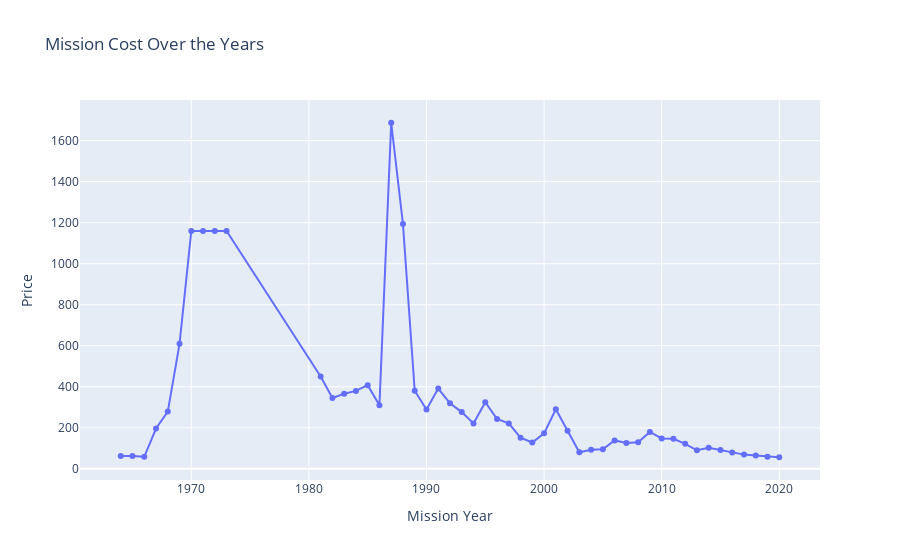

The cell this chart's notebook holds for it:
### Code cell
fig_ln = px.line(df_priceyear, x='Mission Year', y='Price', markers=True, title='Mission Cost Over the Years')
fig_ln.show()

### Figure 1 — Plotly figure (JSON) as saved in the notebook; plotly's stock layout.template omitted (floating-point values rounded to 4 significant figures)
{"data": [{"hovertemplate": "Mission Year=%{x}<br>Price=%{y}<extra></extra>", "legendgroup": "", "line": {"color": "#636efa", "dash": "solid"}, "marker": {"symbol": "circle"}, "mode": "lines+markers", "name": "", "orientation": "v", "showlegend": false, "type": "scatter", "x": [1964, 1965, 1966, 1967, 1968, 1969, 1970, 1971, 1972, 1973, 1981, 1982, 1983, 1984, 1985, 1986, 1987, 1988, 1989, 1990, 1991, 1992, 1993, 1994, 1995, 1996, 1997, 1998, 1999, 2000, 2001, 2002, 2003, 2004, 2005, 2006, 2007, 2008, 2009, 2010, 2011, 2012, 2013, 2014, 2015, 2016, 2017, 2018, 2019, 2020], "xaxis": "x", "y": [63.23, 63.23, 59, 196.6, 279.2, 609.5, 1160, 1160, 1160, 1160, 450, 345.2, 366.2, 380.1, 408.1, 310.3, 1687.0, 1193.0, 380.8, 289.1, 391.4, 319.3, 276.7, 221.5, 325, 243.2, 221.7, 152.1, 128.5, 173.1, 290.7, 185.6, 80.51, 92.74, 95.79, 138.6, 125.7, 129.7, 180.3, 148.4, 146.6, 122.3, 90.55, 102.6, 91.55, 79.46, 69.49, 64.75, 59.61, 56.65], "yaxis": "y"}], "layout": {"autosize": true, "legend": {"tracegroupgap": 0}, "title": {"text": "Mission Cost Over the Years"}, "xaxis": {"anchor": "y", "autorange": true, "domain": [0, 1], "range": [1961.0, 2023.0], "title": {"text": "Mission Year"}, "type": "linear"}, "yaxis": {"anchor": "x", "autorange": true, "domain": [0, 1], "range": [-77.91, 1822.0], "title": {"text": "Price"}, "type": "linear"}}}
